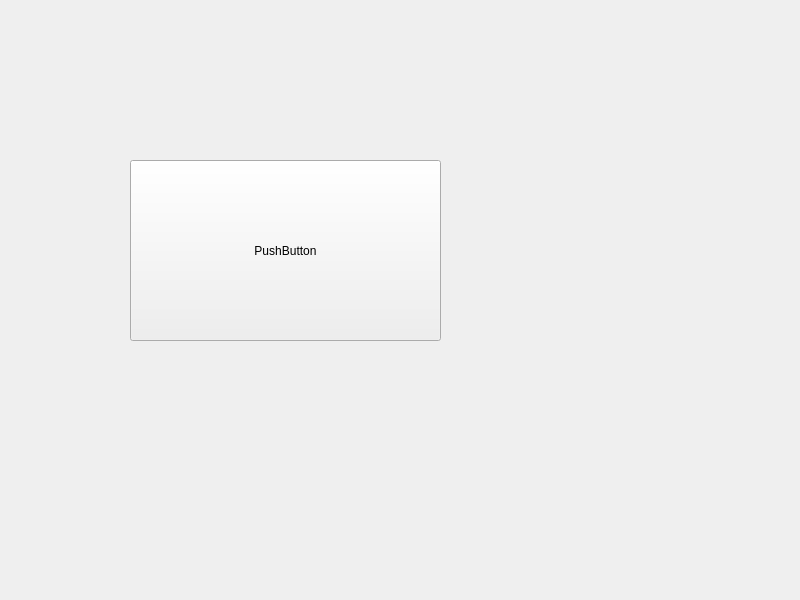
<?xml version="1.0" encoding="UTF-8"?>
<ui version="4.0">
 <class>Widget</class>
 <widget class="QWidget" name="Widget">
  <property name="geometry">
   <rect>
    <x>0</x>
    <y>0</y>
    <width>800</width>
    <height>600</height>
   </rect>
  </property>
  <property name="windowTitle">
   <string>Widget</string>
  </property>
  <widget class="QPushButton" name="pushButton">
   <property name="geometry">
    <rect>
     <x>130</x>
     <y>160</y>
     <width>311</width>
     <height>181</height>
    </rect>
   </property>
   <property name="text">
    <string>PushButton</string>
   </property>
  </widget>
 </widget>
 <resources/>
 <connections/>
</ui>
